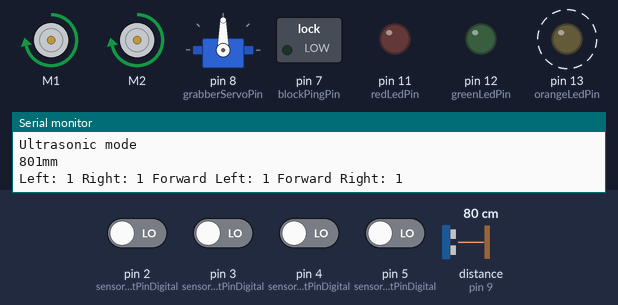
Bench run of a sketch on a simulated Arduino Uno, built with avr-gcc and run on an emulated ATmega328P. On the bench: 2 × DC motor (green arrow = forward, orange = backward, longer = faster), servo, switched loads named in the sketch (green lamp = pin HIGH), output pins drawn as LEDs (lit = HIGH), the last lines printed to the serial monitor. Wiring (inferred from the names in the program): ultrasonic range finder: trigger pin 10; echo pin 9. Dashed ring = blinking. Inputs (shaded band) come from the test bench; at power-on: pin 2 (sensorLeftPinDigital), pin 3 (sensorRightPinDigital), pin 4 (sensorForwardLeftPinDigital), pin 5 (sensorForwardRightPinDigital) LOW, distance to the obstacle (sensor on pin 9) 80 cm. The echo pulse lasts 58.3 µs per cm; pins used as bus, display or sensor lines are not drawn.

Above: at 0.73 s.
1.3 s: distance to the obstacle (sensor on pin 9) set to 18 cm
At 2.21 s:
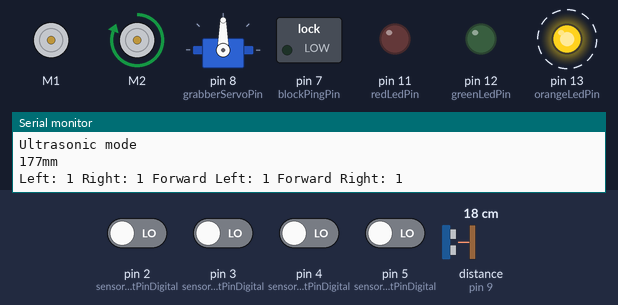
4.3 s: pin 2 (sensorLeftPinDigital) driven HIGH
At 4.74 s:
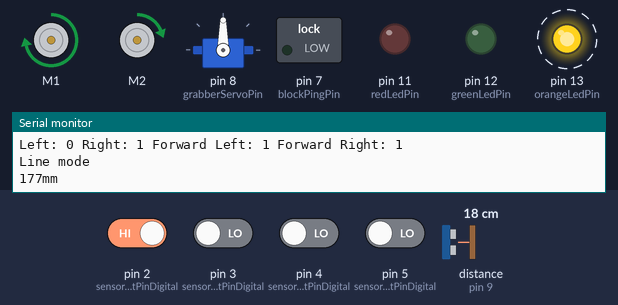
7.3 s: pin 3 (sensorRightPinDigital) driven HIGH
At 7.61 s:
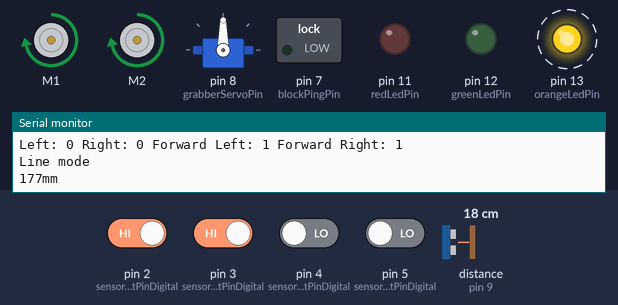
10.3 s: pin 2 (sensorLeftPinDigital) driven LOW
At 11.1 s:
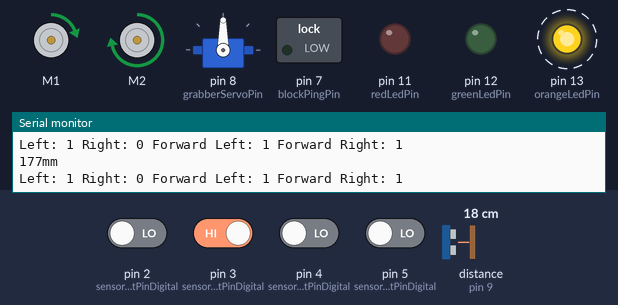
13.3 s: pin 3 (sensorRightPinDigital) driven LOW
16.3 s: distance to the obstacle (sensor on pin 9) set to 2 cm
Timing chart, 0 to 20.3 s (numbered marks = the images above; inputs shaded):
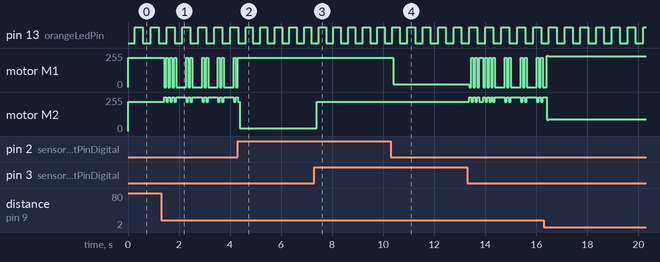

The sketch:

basic_full_loop.ino
```cpp
// WG Created: 4/11/22 Modified: 18/11/22
// testing the line sensors, with four line sensors and a Schmitt Trigger
// Testing the servo
// Adding flashing light

#include <Wire.h>
#include <Adafruit_MotorShield.h>
#include "utility/Adafruit_MS_PWMServoDriver.h"
#include <Servo.h>
Adafruit_MotorShield AFMS = Adafruit_MotorShield();
Adafruit_DCMotor *motorLeft = AFMS.getMotor(1);
Adafruit_DCMotor *motorRight = AFMS.getMotor(2);

// Define all pin numbers (updated for prototype board)
const int sensorLeftPinDigital = 2;
const int sensorRightPinDigital =  3;
const int sensorForwardLeftPinDigital = 4;
const int sensorForwardRightPinDigital = 5;
const int sensorLeftPinAnalog = A0;
const int sensorRightPinAnalog =  A1;
const int sensorForwardLeftPinAnalog = A2;
const int sensorForwardRightPinAnalog = A3;
const int blockReceivePin = 6;
const int blockPingPin = 7;
const int grabberServoPin = 8;
const int tunnelReceivePin = 9;
const int tunnelPingPin = 10;
const int redLedPin = 11;
const int greenLedPin = 12;
const int orangeLedPin = 13;

// Define tunnel driving variables
const int kp = 3;
const int ki = 3;
const int target = 41;
int I, P, prev_I, error;
unsigned long current_time = 0;
unsigned long prev_time = 0;

// Define constants
const int grabber_closed_position = 80;// degrees
const int grabber_open_position = 140; // degrees
const int beacon_flashing_frequency = 2; // Hz

// Initiate variables
int sensorLeft;
int sensorRight;
int sensorForwardLeft;
int sensorForwardRight;
bool orangeLedState = 0;
long last_flash_time;


Servo grabber;  // create servo object to control a servo

long distance_in_millimeters(long microseconds){
  // The speed of sound is 340 m/s or 29 microseconds per centimeter.
  // The ping travels out and back, so to find the distance of the object we
  // take half of the distance travelled.
  return microseconds / 2.9 / 2;
}


void setup() {
  // put your setup code here, to run once:
  Serial.begin(9600);
  pinMode(sensorLeftPinDigital, INPUT);
  pinMode(sensorRightPinDigital, INPUT);
  pinMode(sensorForwardLeftPinDigital, INPUT);
  pinMode(sensorForwardRightPinDigital, INPUT);
  pinMode(sensorLeftPinAnalog, INPUT);
  pinMode(sensorRightPinAnalog, INPUT);
  pinMode(sensorForwardLeftPinAnalog, INPUT);
  pinMode(sensorForwardRightPinAnalog, INPUT);
  pinMode(blockPingPin, OUTPUT);
  pinMode(blockReceivePin, INPUT);
  pinMode(tunnelPingPin, OUTPUT);
  pinMode(tunnelReceivePin, INPUT);
  pinMode(orangeLedPin, OUTPUT);
  digitalWrite(orangeLedPin, LOW);
  pinMode(greenLedPin, OUTPUT);
  digitalWrite(greenLedPin, LOW);
  pinMode(redLedPin, OUTPUT);
  digitalWrite(redLedPin, LOW);
  AFMS.begin();
  motorLeft->setSpeed(200);
  motorRight->setSpeed(200);
  grabber.attach(grabberServoPin);
}

void loop() {
  // 0 = white, 1 = black
  long pingTime, mm;
  const int med_speed = 160;
  // establish variables for duration of the ping, and the distance result
  // in inches and centimeters:
  // The PING))) is triggered by a HIGH pulse of 2 or more microseconds.
  // Give a short LOW pulse beforehand to ensure a clean HIGH pulse:
  digitalWrite(tunnelPingPin, LOW);
  delayMicroseconds(2);
  digitalWrite(tunnelPingPin, HIGH);
  delayMicroseconds(5);
  digitalWrite(tunnelPingPin, LOW);

  pingTime = pulseIn(tunnelReceivePin, HIGH);

  mm = distance_in_millimeters(pingTime);
  Serial.print(mm);
  Serial.print("mm");
  Serial.println();

  // The same pin is used to read the signal from the PING))): a HIGH pulse
  // whose duration is the time (in microseconds) from the sending of the ping
  // to the reception of its echo off of an object.

  // code for flashing the orange beacon when moving
  if (millis() > (last_flash_time + 500/beacon_flashing_frequency)){
    if (orangeLedState == 1){
      digitalWrite(orangeLedPin, LOW);
      orangeLedState = 0;
    }
    else{
      digitalWrite(orangeLedPin, HIGH);
      orangeLedState = 1;
    }
    last_flash_time = millis();
  }
  // Get data from the line sensors
  sensorLeft = 1 - digitalRead(sensorLeftPinDigital);
  sensorRight = 1 - digitalRead(sensorRightPinDigital);
  sensorForwardLeft = 1 - digitalRead(sensorForwardLeftPinDigital);
  sensorForwardRight = 1 - digitalRead(sensorForwardRightPinDigital);
  String outputText = "Left: " + String(sensorLeft) + " Right: " + String(sensorRight) + " Forward Left: " + String(sensorForwardLeft) + " Forward Right: " + String(sensorForwardRight);
  Serial.println(outputText);

  if (sensorLeft == 0 && sensorRight == 0) {
    Serial.println("Line mode");
    motorLeft->setSpeed(220);
    motorRight->setSpeed(220);
    motorLeft->run(FORWARD);
    motorRight->run(FORWARD);
  }
  else if (sensorLeft == 0 && sensorRight == 1){
    Serial.println("Line mode");
    motorLeft->setSpeed(220);
    motorRight->setSpeed(20);
    motorLeft->run(FORWARD);
    motorRight->run(FORWARD);
  }
  else if (sensorRight == 0 && sensorLeft == 1){
    motorLeft->setSpeed(20);
    motorRight->setSpeed(220);
    motorLeft->run(FORWARD);
    motorRight->run(FORWARD);
  }
  else if ((sensorLeft && sensorRight) == 1) {
    Serial.println("Ultrasonic mode");
    motorLeft->run(FORWARD);
    motorRight->run(FORWARD);

    if (mm < 180){

      // Controlling motor using ultrasonic sensor
      P = target - mm;
      I = prev_I + P*(current_time-prev_time);
      error = kp*P + ki*I;
      prev_time = current_time;
      prev_I = I;

      double speedLeft = med_speed + error;
      double speedRight = med_speed - error;

      if(speedLeft > 255){
        speedLeft = 255;
      }
      else if(speedLeft < 0){
        speedLeft = 0;
      }
      if(speedRight > 255){
        speedRight = 255;
      }
      else if(speedRight < 0){
        speedRight = 0;
      }

      motorLeft->setSpeed(speedLeft);
      motorRight->setSpeed(speedRight);
    }
    else {
      motorLeft->setSpeed(220);
      motorRight->setSpeed(220);
      motorLeft->run(FORWARD);
      motorRight->run(FORWARD);
    }
  }
  delay(10);
}


/*
  // Code for opening and closing the grabber
  grabber.write(grabber_open_position);
  delay(2000);
  grabber.write(grabber_closed_position);
  delay(2000);
  */
```

Measured:
- after the input at 4.3 s, motor M1: goes on until 4.3 s, then stays forward 220/255
- after the input at 7.3 s, motor M2: forward 20/255 → forward 220/255 after 0.09 s
- after the input at 10.3 s, motor M1: forward 220/255 → forward 20/255 after 0.09 s
- by itself, pin 13 (orangeLedPin): alternates HIGH for 0.31 s and LOW for 0.31 s
